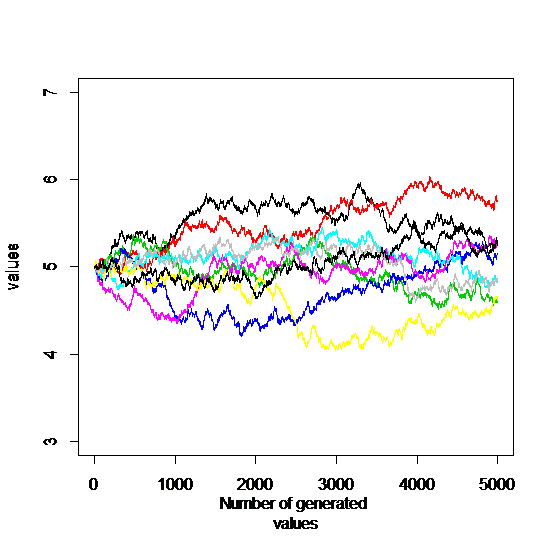

The R source for this figure:
w<-vector()
w1<-vector()
main<-function()
{
	i=1
	exp_w2=0
	exp_w5=0
	for(j in 0:9)
	{
		w[1+5000*j]=5
		k=1
		while(i!=5000+5000*j)
		{
			w[i+1]=w[i]+.00006+sqrt(.001)*rnorm(1)*0.3
			i=i+1
		}
		m=i-4999
		while(m!=5000+5000*j)
		{
			w1[k]=w[m]
			k=k+1;
			m=m+1;
		}
		i=i+1
		plot(w1,type="l",col=j,ylim=c(3,7),xlab="Number of generated 
		values",ylab="values")
		par(new=TRUE)
	}
	for(j in 0:9)
	{
		exp_w2=exp_w2+w[2000+5000*j]
		exp_w5=exp_w5+w[5000+5000*j]
	}
	cat("The expected value of w[2] is ",exp_w2/10,"\n")
	cat("The expected value of w[5] is ",exp_w5/10,"\n")
	par(new=FALSE)
}

main()
